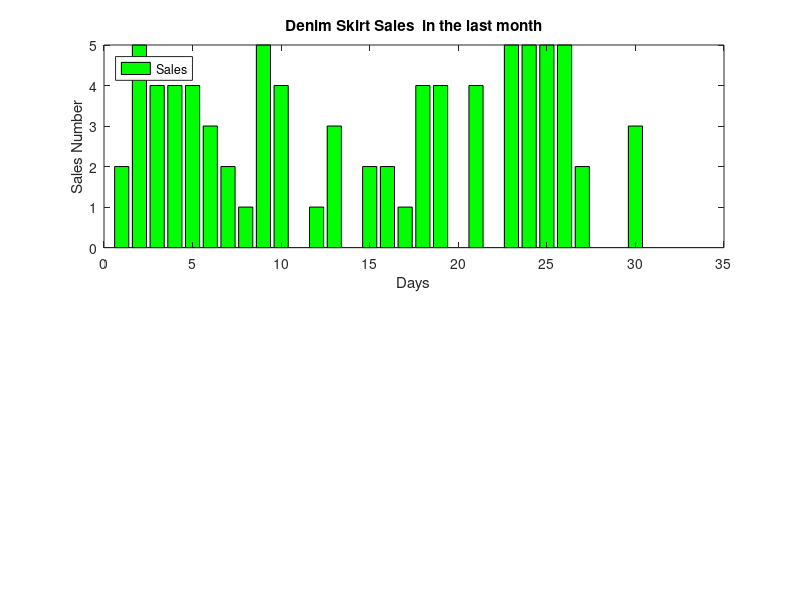

MATLAB code to generate this figure:

days = 1:30; 
sales = randi([0, 5], 1, 30);  


figure;


subplot(2,1,1); 
bar(days, sales, 'FaceColor', 'green');

title('Denim Skirt Sales  in the last month'); 
xlabel('Days');
ylabel('Sales Number');
legend('Sales', 'Location', 'northwest'); 
